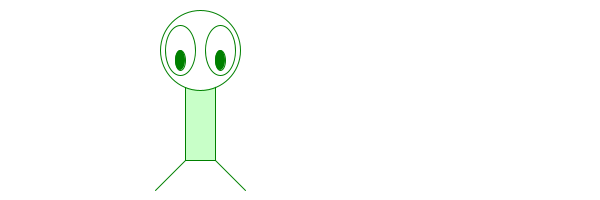
Frame 1 (no input)
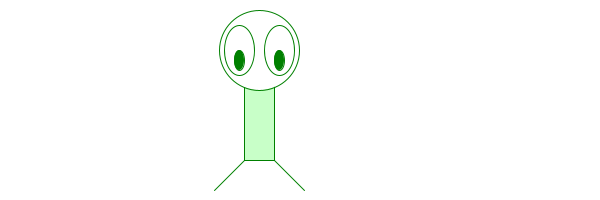
Frame 60 (the mouse pressed at the canvas centre just before this capture)
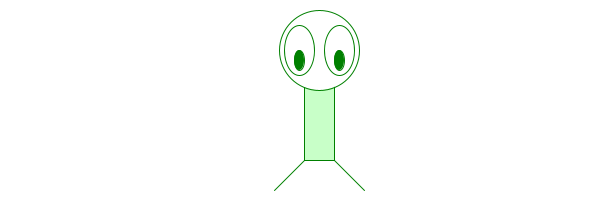
Frame 120 (the mouse held since frame 60 and released just before this capture)

The Processing sketch that drew these frames (run headless with seeded random() and noise(); from frame 60 on, the mouse is pressed at the canvas centre):

// Processing sketch: FdI_05_ZoogFunzioni
// ── FdI_05_ZoogFunzioni.pde
int posX = 200;
int offset = 1;

void setup(){
 size(600,200); 
}

void corpo(int x){
  stroke(0,128,0);
  fill(200,255,200);
  rect(x,120,30,80);
}

void testa(int x){
  fill(255);
  ellipse(x, 50 , 80,80);
}

void occhi(int x){
  fill(255);
  ellipse(x - 20,50, 30,50);
  ellipse(x + 20,50, 30,50);
  fill(0,128,0);
  ellipse(x - 20,50 + 10, 10,20);
  ellipse(x + 20,50 + 10, 10,20);
}

void gambe(int x){
  int lunghezzaGambe = 30;
  line(x + 15,160, x + 15 + lunghezzaGambe, 160 + lunghezzaGambe);
  line(x -15 , 160, x - 15 - lunghezzaGambe, 160 + lunghezzaGambe);
}

void disegna(){
  corpo(posX);
  testa(posX); 
  occhi(posX);
  gambe(posX);
}

void move(){
   posX = posX + offset; 
}

void bounce(){
 if(posX >= width){
  offset = -1; 
 }
 
 if(posX <= 0){
  offset = 1; 
 }
}

void draw(){
  background(255);
  rectMode(CENTER);
  ellipseMode(CENTER);
  
  
  
  disegna();
  move();
  bounce();
  
}
